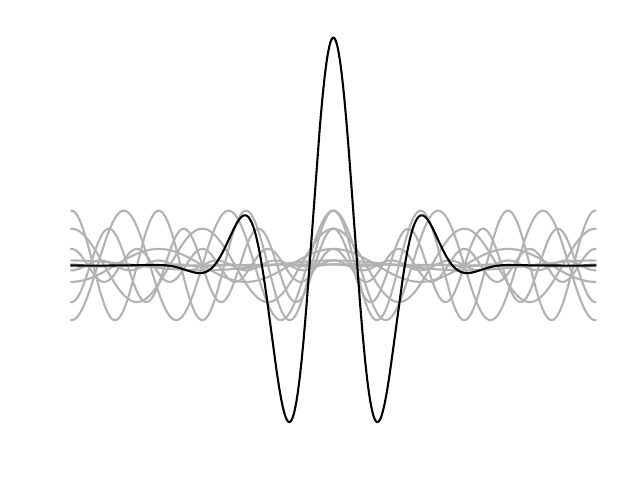

Recreate this plot in Python.
from numpy import *
import pylab as P

x = linspace(pi,3*pi,1000)
k = linspace(1,10,10)
k0 = 5.5
Ak = exp(-(k-k0)**2/5)

# plot wavenumber spectra
for i,ki in enumerate(k):
	P.plot([ki,ki],[0,Ak[i]],'k')
ax = P.gca()
ax.set_frame_on(False)
#ax.axes.get_yaxis().set_visible(False)
ax.tick_params(axis=u'y', which=u'y',length=0)
P.xticks(k)
P.yticks([])
P.xlabel(r'Wellenzahl $k$',fontsize=14)
P.ylabel(r'Amplitudenfunktion $A(k)$',fontsize=14)
P.tick_params(axis='both', which='major', labelsize=14)
P.tight_layout()
P.savefig('wavenumber.pdf')
P.show()



tot = ones(len(x))*0+0j

for i,ki in enumerate(k):
  psi = Ak[i]*exp(1j*ki*x)
  P.plot(x,real(psi),color=[.7,.7,.7])
  tot = tot+psi

P.plot(x,real(tot),'k')
P.axis('off')
P.tight_layout()
P.savefig('wavepackets.pdf')
P.show()
